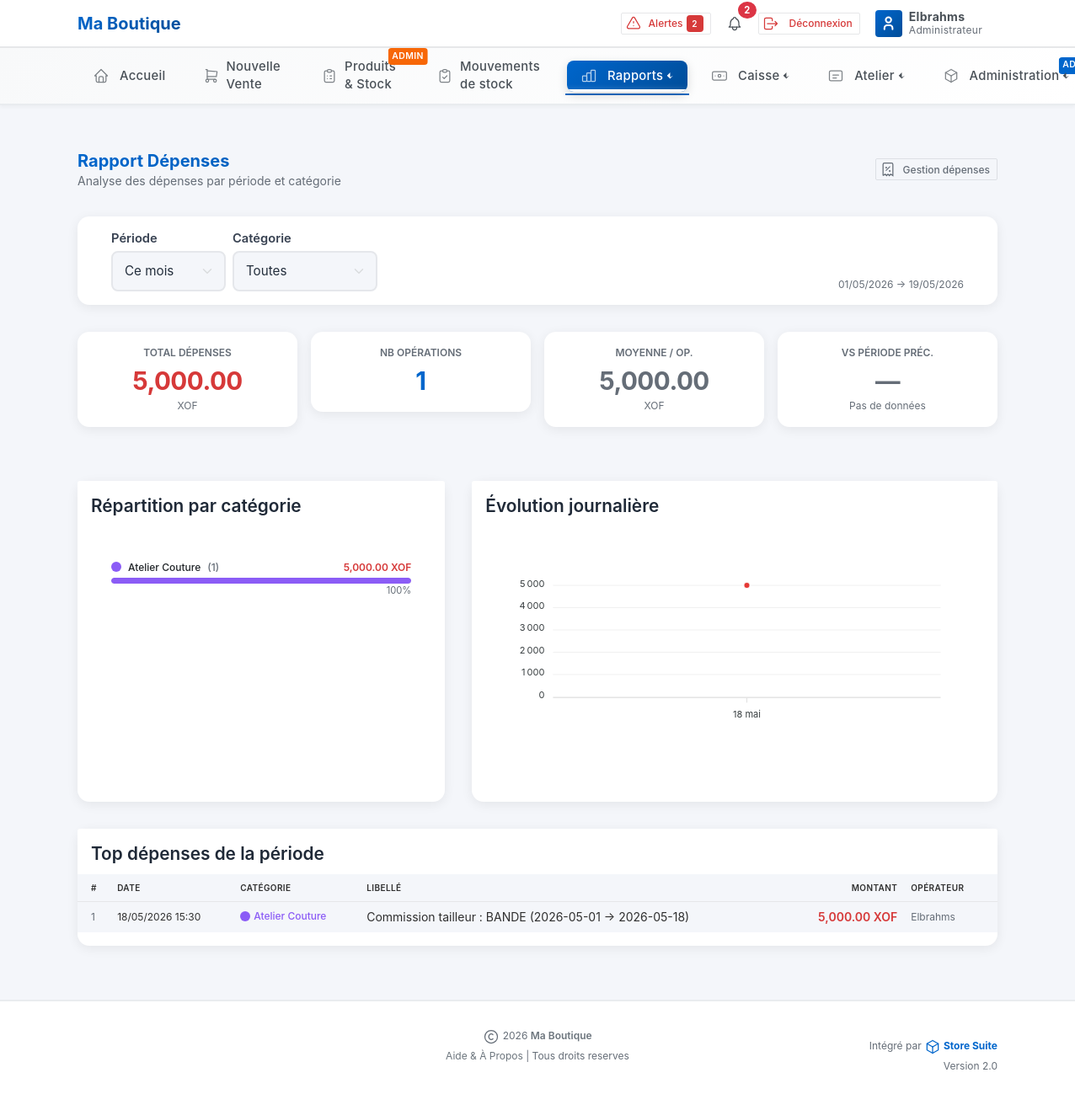
The page /rapport_depenses.php (signed in) on the database its author committed.
### tables this page shows
CREATE TABLE `configuration` (
  `id_config` int(11) NOT NULL AUTO_INCREMENT,
  `nom_boutique` varchar(255) NOT NULL COMMENT 'Nom de la boutique/entreprise',
  `slogan` varchar(255) DEFAULT NULL COMMENT 'Slogan ou description courte',
  `logo` varchar(255) DEFAULT NULL COMMENT 'Chemin vers le fichier logo',
  `couleur_primaire` varchar(7) DEFAULT '#e6e64c' COMMENT 'Couleur principale (format HEX)',
  `couleur_secondaire` varchar(7) DEFAULT '#556a94' COMMENT 'Couleur secondaire (format HEX)',
  `adresse` text DEFAULT NULL COMMENT 'Adresse complète de l''entreprise',
  `telephone` varchar(100) DEFAULT NULL COMMENT 'Numéro(s) de téléphone',
  `email` varchar(255) DEFAULT NULL COMMENT 'Adresse email',
  `site_web` varchar(255) DEFAULT NULL COMMENT 'Site web de l''entreprise',
  `num_registre_commerce` varchar(100) DEFAULT NULL COMMENT 'Numéro d''enregistrement (RCCM, etc.)',
  `num_impot` varchar(100) DEFAULT NULL COMMENT 'Numéro fiscal/TVA',
  `devise` varchar(10) DEFAULT '$' COMMENT 'Symbole de la devise utilisée',
  `taux_tva` decimal(5,2) DEFAULT 0.00 COMMENT 'Taux de TVA par défaut (%)',
  `fuseau_horaire` varchar(50) DEFAULT 'Africa/Lubumbashi' COMMENT 'Fuseau horaire',
  `langue` varchar(10) DEFAULT 'fr' COMMENT 'Langue du système (fr, en, etc.)',
  `est_configure` tinyint(1) DEFAULT 0 COMMENT '0=Non configuré, 1=Configuré',
  `date_configuration` datetime DEFAULT NULL COMMENT 'Date de première configuration',
  `date_modification` timestamp NOT NULL DEFAULT current_timestamp() ON UPDATE current_timestamp(),
  `atelier_mode` tinyint(1) NOT NULL DEFAULT 0 COMMENT 'Activer le module Atelier Couture',
  `smtp_host` varchar(255) DEFAULT '' COMMENT 'H',
  `smtp_port` smallint(6) DEFAULT 587 COMMENT 'Port SMTP',
  `smtp_secure` varchar(10) DEFAULT 'tls' COMMENT 'tls ou ssl',
  `smtp_user` varchar(255) DEFAULT '' COMMENT 'Utilisateur SMTP',
  `smtp_pass` varchar(255) DEFAULT '' COMMENT 'Mot de passe SMTP',
  `smtp_from` varchar(255) DEFAULT '' COMMENT 'Email exp',
  `smtp_from_name` varchar(255) DEFAULT '' COMMENT 'Nom exp',
  `email_bilan` varchar(255) DEFAULT '' COMMENT 'Email destinataire bilan',
  `bilan_actif` tinyint(1) DEFAULT 0 COMMENT 'Activer envoi bilan journalier',
  PRIMARY KEY (`id_config`)
);

CREATE TABLE `utilisateurs` (
  `id_utilisateur` int(11) NOT NULL AUTO_INCREMENT,
  `nom_complet` varchar(255) NOT NULL COMMENT 'Nom complet de l''utilisateur',
  `login` varchar(100) NOT NULL COMMENT 'Identifiant de connexion (unique)',
  `mot_de_passe` varchar(255) NOT NULL COMMENT 'Mot de passe hashé (password_hash)',
  `email` varchar(255) DEFAULT NULL COMMENT 'Adresse email',
  `telephone` varchar(50) DEFAULT NULL COMMENT 'Numéro de téléphone',
  `niveau_acces` tinyint(1) NOT NULL DEFAULT 2 COMMENT '1=Admin, 2=Vendeur',
  `id_depot` int(11) DEFAULT NULL COMMENT 'Dépôt assigné (obligatoire pour les caissiers/vendeurs)',
  `photo` varchar(255) DEFAULT NULL COMMENT 'Photo de profil',
  `est_actif` tinyint(1) DEFAULT 1 COMMENT '0=Inactif, 1=Actif',
  `date_creation` datetime DEFAULT current_timestamp() COMMENT 'Date de création du compte',
  `date_derniere_connexion` datetime DEFAULT NULL COMMENT 'Dernière connexion',
  `date_modification` timestamp NOT NULL DEFAULT current_timestamp() ON UPDATE current_timestamp(),
  PRIMARY KEY (`id_utilisateur`),
  UNIQUE KEY `login` (`login`),
  KEY `idx_login` (`login`),
  KEY `idx_niveau` (`niveau_acces`),
  KEY `fk_user_depot` (`id_depot`)
);

CREATE TABLE `depenses` (
  `id_depense` int(11) NOT NULL AUTO_INCREMENT,
  `id_categorie` int(11) NOT NULL,
  `libelle` varchar(255) NOT NULL,
  `montant` decimal(15,2) NOT NULL,
  `id_caisse` int(11) DEFAULT NULL COMMENT 'Caisse sur laquelle la dépense est imputée',
  `id_utilisateur` int(11) NOT NULL,
  `notes` text DEFAULT NULL,
  `date_depense` datetime NOT NULL,
  `statut` enum('validee','annulee') NOT NULL DEFAULT 'validee',
  `date_creation` timestamp NULL DEFAULT current_timestamp(),
  `date_modification` timestamp NULL DEFAULT current_timestamp() ON UPDATE current_timestamp(),
  PRIMARY KEY (`id_depense`),
  KEY `fk_dep_user` (`id_utilisateur`),
  KEY `idx_dep_caisse` (`id_caisse`),
  KEY `idx_dep_categorie` (`id_categorie`),
  KEY `idx_dep_date` (`date_depense`)
);

CREATE TABLE `categories_depenses` (
  `id_categorie` int(11) NOT NULL AUTO_INCREMENT,
  `nom_categorie` varchar(100) NOT NULL,
  `description` text DEFAULT NULL,
  `couleur` varchar(7) NOT NULL DEFAULT '#6c757d',
  `icone` varchar(50) NOT NULL DEFAULT 'receipt',
  `est_actif` tinyint(1) NOT NULL DEFAULT 1,
  `ordre_affichage` int(11) NOT NULL DEFAULT 0,
  `date_creation` timestamp NULL DEFAULT current_timestamp(),
  PRIMARY KEY (`id_categorie`)
);

### rapport_depenses.php (the view, shortened to what the rows shown need)
<?php
require_once('protection_pages.php');
$periode      = $_GET['periode']      ?? 'month';
$date_debut   = $_GET['date_debut']   ?? date('Y-m-01');
$date_fin     = $_GET['date_fin']     ?? date('Y-m-d');
$id_categorie = intval($_GET['id_categorie'] ?? 0);
switch ($periode) {
    case 'month': $date_debut = date('Y-m-01'); $date_fin = date('Y-m-d'); break;
}
$dt_debut = $date_debut . ' 00:00:00';
$dt_fin   = $date_fin   . ' 23:59:59';
$where_cat = $id_categorie ? "AND d.id_categorie = $id_categorie" : '';
$resume = db_fetch_one("
    SELECT
        COUNT(*)                       AS nb_depenses,
        COALESCE(SUM(montant), 0)      AS total,
        COALESCE(AVG(montant), 0)      AS moyenne,
        COALESCE(MAX(montant), 0)      AS maximum
    FROM depenses d
    WHERE d.date_depense BETWEEN ? AND ?
      AND d.statut = 'validee'
      $where_cat
", [$dt_debut, $dt_fin]);
$par_categorie = db_fetch_all("
    SELECT c.nom_categorie, c.couleur, c.icone,
           COUNT(d.id_depense)    AS nb,
           SUM(d.montant)         AS total,
           AVG(d.montant)         AS moyenne,
           MAX(d.montant)         AS maximum
    FROM depenses d
    INNER JOIN categories_depenses c ON d.id_categorie = c.id_categorie
    WHERE d.date_depense BETWEEN ? AND ?
      AND d.statut = 'validee'
      $where_cat
    GROUP BY c.id_categorie
    ORDER BY total DESC
", [$dt_debut, $dt_fin]);
$top_depenses = db_fetch_all("
    SELECT d.libelle, d.montant, d.date_depense,
           c.nom_categorie, c.couleur,
           u.nom_complet AS utilisateur
    FROM depenses d
    LEFT JOIN categories_depenses c ON d.id_categorie = c.id_categorie
    LEFT JOIN utilisateurs        u ON d.id_utilisateur = u.id_utilisateur
    WHERE d.date_depense BETWEEN ? AND ?
      AND d.statut = 'validee'
      $where_cat
    ORDER BY d.montant DESC
    LIMIT 10
", [$dt_debut, $dt_fin]);
require_once('header.php');
?>
<div class="container-xl py-4">
    <div class="page-header mb-4">
        <div class="row align-items-center">
            <div class="col">
                <h2 class="page-title fw-bold" style="background: linear-gradient(135deg, <?php echo $couleur_primaire; ?>, <?php echo $couleur_secondaire; ?>); -webkit-background-clip: text; -webkit-text-fill-color: transparent; background-clip: text;">
                    Rapport Dépenses
                </h2>
            </div>
        </div>
    </div>
    <div class="row g-3 mb-4">
        <div class="col-6 col-md-3">
            <div class="card rapport-card text-center py-3">
                <div class="text-muted small fw-semibold mb-1">TOTAL DÉPENSES</div>
                <div class="kpi-value text-danger"><?php echo number_format($resume['total'], 2); ?></div>
                <div class="small text-muted"><?php echo e($devise); ?></div>
            </div>
        </div>
        <div class="col-6 col-md-3">
            <div class="card rapport-card text-center py-3">
                <div class="text-muted small fw-semibold mb-1">MOYENNE / OP.</div>
                <div class="kpi-value text-secondary"><?php echo number_format($resume['moyenne'], 2); ?></div>
                <div class="small text-muted"><?php echo e($devise); ?></div>
            </div>
        </div>
    </div>
    <div class="row g-4 mb-4">
        <div class="col-lg-5">
            <div class="card rapport-card h-100">
                <div class="card-body">
                    <?php if (count($par_categorie)):
                        $total_g = (float)$resume['total'] ?: 1;
                        foreach ($par_categorie as $pc):
                            $pct = round((float)$pc['total'] / $total_g * 100);
                    ?>
                    <div class="mb-3">
                        <div class="d-flex align-items-center justify-content-between mb-1">
                            <span class="d-flex align-items-center gap-2 fw-medium small">
                                <span class="cat-dot" style="background:<?php echo $pc['couleur']; ?>;"></span>
                                <?php echo e($pc['nom_categorie']); ?>
                                <span class="text-muted">(<?php echo $pc['nb']; ?>)</span>
                            </span>
                            <span class="small fw-semibold text-danger"><?php echo number_format($pc['total'], 2); ?> <?php echo e($devise); ?></span>
                        </div>
                        <div class="progress progress-sm">
                            <div class="progress-bar" style="width:<?php echo $pct; ?>%;background:<?php echo $pc['couleur']; ?>;border-radius:4px;"></div>
                        </div>
                        <div class="text-end text-muted" style="font-size:0.7rem;"><?php echo $pct; ?>%</div>
                    </div>
                    <?php endforeach; else: ?>
                    <div class="text-center text-muted py-5">Aucune dépense sur la période.</div>
                    <?php endif; ?>
                </div>
            </div>
        </div>
    </div>
    <div class="card rapport-card">
        <div class="table-responsive">
            <table class="table table-hover card-table">
                <thead class="table-light">
                    <tr>
                        <th>#</th>
                        <th>Date</th>
                        <th>Catégorie</th>
                        <th>Libellé</th>
                        <th class="text-end">Montant</th>
                        <th>Opérateur</th>
                    </tr>
                </thead>
                <tbody>
                    <?php if (count($top_depenses)):
                        foreach ($top_depenses as $i => $d):
                    ?>
                    <tr>
                        <td class="text-muted small"><?php echo $i + 1; ?></td>
                        <td class="small"><?php echo date('d/m/Y H:i', strtotime($d['date_depense'])); ?></td>
                        <td>
                            <span class="d-inline-flex align-items-center gap-1 fw-medium small" style="color:<?php echo $d['couleur']; ?>;">
                                <span class="cat-dot" style="background:<?php echo $d['couleur']; ?>;"></span>
                                <?php echo e($d['nom_categorie']); ?>
                            </span>
                        </td>
                        <td><?php echo e($d['libelle']); ?></td>
                        <td class="text-end text-danger fw-semibold"><?php echo number_format($d['montant'], 2); ?> <?php echo e($devise); ?></td>
                        <td class="small text-muted"><?php echo e($d['utilisateur']); ?></td>
                    </tr>
                    <?php endforeach; else: ?>
                    <tr><td colspan="6" class="text-center text-muted py-5">Aucune dépense sur la période.</td></tr>
                    <?php endif; ?>
                </tbody>
            </table>
        </div>
    </div>
</div>
<?php require_once('footer.php'); ?>

### header.php (shortened to what the rows shown need)
<!DOCTYPE html>
<html lang="fr">
<head>
    <link href="https://cdn.jsdelivr.net/npm/bootstrap@5.3.0/dist/css/bootstrap.min.css" rel="stylesheet">
    <link href="<?php echo BASE_URL; ?>assets/css/tabler.min.css" rel="stylesheet"/>
    <link href="<?php echo BASE_URL; ?>assets/css/tabler-vendors.min.css" rel="stylesheet"/>
    <link href="<?php echo BASE_URL; ?>assets/css/loader.css" rel="stylesheet"/>
    <link href="<?php echo BASE_URL; ?>assets/css/style.css" rel="stylesheet"/>
</head>
<body>
    <div class="page">
        <header class="navbar navbar-expand-md navbar-light d-print-none sticky-top bg-white border-bottom">
            <div class="container-xl">
                <h1 class="navbar-brand navbar-brand-autodark d-none-navbar-horizontal pe-0 pe-md-3 m-0">
                    <?php if (!empty($logo_boutique) && file_exists('uploads/logos/' . $logo_boutique)): ?>
                        <a href="accueil.php">
                            <img src="<?php echo BASE_URL . 'uploads/logos/' . e($logo_boutique); ?>"
                                 class="navbar-brand-logo" alt="Logo">
                        </a>
                    <?php else: ?>
                        <a href="accueil.php" class="navbar-brand-text"><?php echo e($nom_boutique); ?></a>
                    <?php endif; ?>
                </h1>
                <div class="navbar-nav flex-row order-md-last">
                    <div class="nav-item dropdown d-none d-md-flex me-2">
                        <a href="#" class="nav-link px-2 d-flex align-items-center" data-bs-toggle="dropdown" style="height: 40px; cursor: pointer;">
                            <div class="d-none d-xl-block ps-2">
                                <div class="fw-bold" style="font-size: 0.875rem; line-height: 1.2;"><?php echo e($user_name); ?></div>
                                <div class="small text-muted" style="font-size: 0.75rem; line-height: 1.2;"><?php echo $is_admin ? 'Administrateur' : 'Vendeur'; ?></div>
                            </div>
                        </a>
                    </div>
                </div>
            </div>
        </header>
        <div class="page-wrapper">

### footer.php (shortened to what the rows shown need)
        </div>
        <footer class="footer footer-transparent d-print-none mt-auto border-top">
            <div class="container-xl">
                <div class="row align-items-center py-3">
                    <div class="col-md-4 text-center mb-3 mb-md-0">
                        <div class="text-muted small">
                            <?php $site_web_footer = !empty($config['site_web']) ? $config['site_web'] : '#'; ?>
                            <a href="<?php echo e($site_web_footer); ?>" <?php if($site_web_footer !== '#'): ?>target="_blank"<?php endif; ?> class="link-secondary fw-semibold text-decoration-none"><?php echo isset($nom_boutique) ? e($nom_boutique) : 'Store Suite'; ?></a>
                        </div>
                    </div>
                </div>
            </div>
        </footer>
    </div>
</body>
</html>

### rows shown on the page
configuration: nom_boutique "Ma Boutique", devise "XOF"
utilisateurs: nom_complet "Elbrahms"
depenses: date_depense "18/05/2026 15:30", categories_depenses.nom_categorie "Atelier Couture", libelle "Commission tailleur : BANDE (2026-05-01 → 2026-05-18)", montant "5,000.00", id_utilisateur.nom_complet "Elbrahms"

### other values the page prints
$products_alert_count "2"
$resume['total'] "5,000.00"
$resume['nb_depenses'] "1"
$resume['moyenne'] "5,000.00"
$pc['nom_categorie'] "Atelier Couture"
$pc['nb'] "1"
$pc['total'] "5,000.00"
$pct "100"
